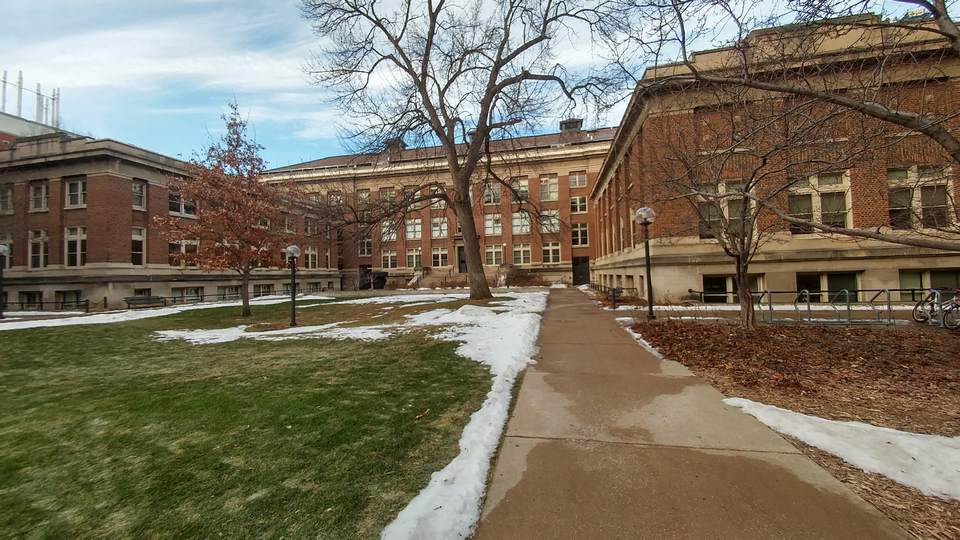
%> input picture left.bmp, 960 x 540 px
$ octave main_stereo.m   (GNU Octave 9; MATLAB toolbox functions it lacks are replaced by stand-ins)
%> lines starting %> are read from the running program, lines starting %| are printed output that depends on the picture
### FindMatch.m
% FindMatch Find point correspondences in two images
%
%   [x1, x2] = FindMatch(I1, I2) extracts SIFT descriptors, matches point
%   correspondences using knnsearch, filters the matches using ratio test,
%   and performs bi-directional consistency check.
%
%   Input:
%       I1  = gray-scale image with uint8 format (first image)
%       I2  = gray-scale image with uint8 format (second image)
%
%   Output:
%       x1  = nx2 matrix with co-ordinates of matching points in I1
%       x2  = nx2 matrix with co-ordinates of matching points in I2

function [x1, x2] = FindMatch(I1, I2)

    % Extract descriptors of I1 and I2 using vl_sift
    [fa, da] = vl_sift(single(I1));
    [fb, db] = vl_sift(single(I2));

    % Match descriptors from I1 to I2 using knnsearch
    [Idx_i1Toi2, Dist_i1Toi2] =...
        knnsearch(double(db'), double(da'), 'K', 2);

    % Filter the matches using ratio test
    index_filter_i1Toi2 =...
        (Dist_i1Toi2(:, 1) ./ Dist_i1Toi2(:, 2)) < 0.7;
    Idx_i1Toi2 = Idx_i1Toi2(index_filter_i1Toi2, 1);
    Idx_da = 1:size(da, 2);
    matches_i1Toi2 = [Idx_da(1, index_filter_i1Toi2); Idx_i1Toi2'];


    % Match descriptors from I2 to I1 using knnsearch
    [Idx_i2Toi1, Dist_i2Toi1] =...
        knnsearch(double(da'), double(db'), 'K', 2);

    % Filter the matches using ratio test
    index_filter_i2Toi1 =...
        (Dist_i2Toi1(:, 1) ./ Dist_i2Toi1(:, 2)) < 0.7;
    Idx_i2Toi1 = Idx_i2Toi1(index_filter_i2Toi1, 1);
    Idx_db = 1:size(db, 2);
    matches_i2Toi1 = [Idx_i2Toi1'; Idx_db(1, index_filter_i2Toi1)];


    % Bidirectional consistency check
    matches = intersect(matches_i1Toi2', matches_i2Toi1', 'rows')';

    x1 = [fa(1,matches(1,:))' fa(2,matches(1,:))'];
    x2 = [fb(1,matches(2,:))' fb(2,matches(2,:))'];
    x1 = round(x1);
    x2 = round(x2);
end

### main_stereo.m

im1 = imread('left.bmp');
%> im1 is the input picture: size 540x960x3 uint8; mean R, G, B 120.7, 113, 94.8
im2 = imread('right.bmp');
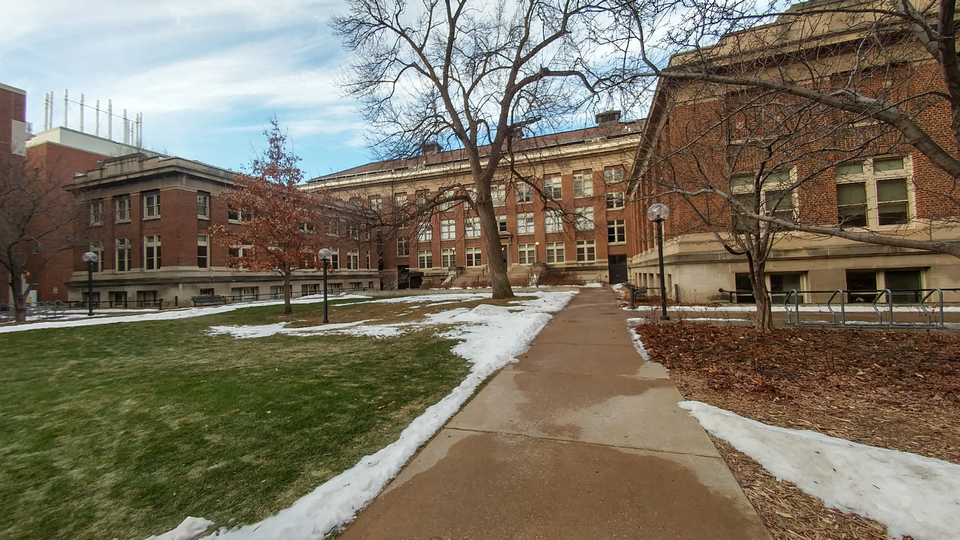
%> input picture right.bmp, 960 x 540 px
%> im2 is the input picture: size 540x960x3 uint8; mean R, G, B 122.1, 114.2, 97.6

im1 = uint8(rgb2gray(im1));
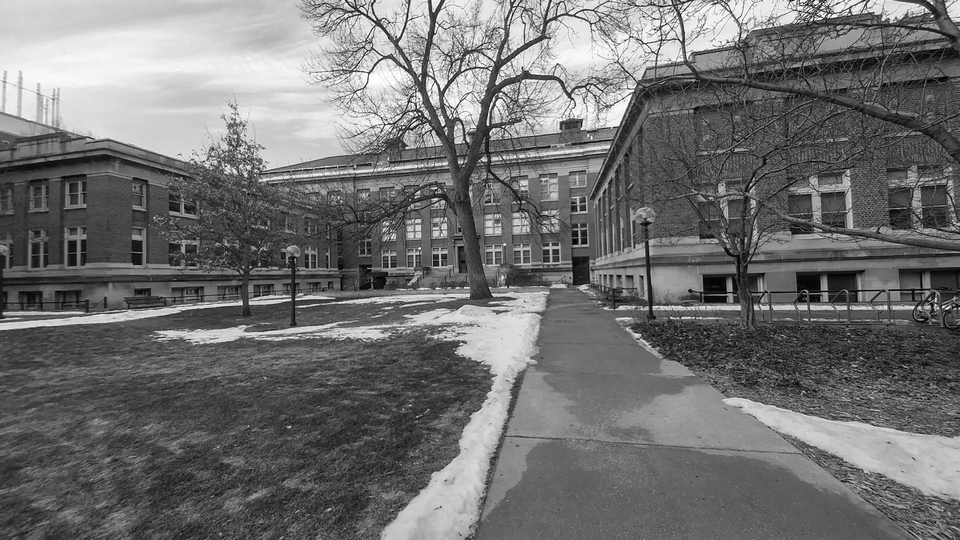
%> im1: size 540x960 uint8; min 0, max 255, mean 113.2
im2 = uint8(rgb2gray(im2));
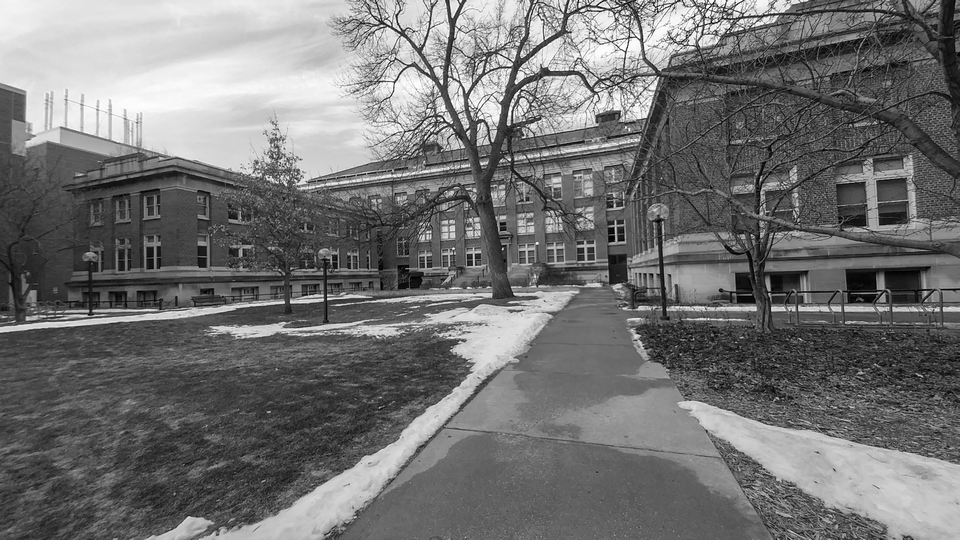
%> im2: size 540x960 uint8; min 0, max 255, mean 114.7
%> the run ends on the next line

K = [350 0 960/2;
     0 350 540/2;
     0 0 1];

% Visualize matches
figure(1); clf; pause(0.1);
imshow(im1); pause(0.1);
hold on;

figure(2); clf; pause(0.1);
imshow(im2); pause(0.1);
hold on;

[x1, x2] = FindMatch(im1, im2);
